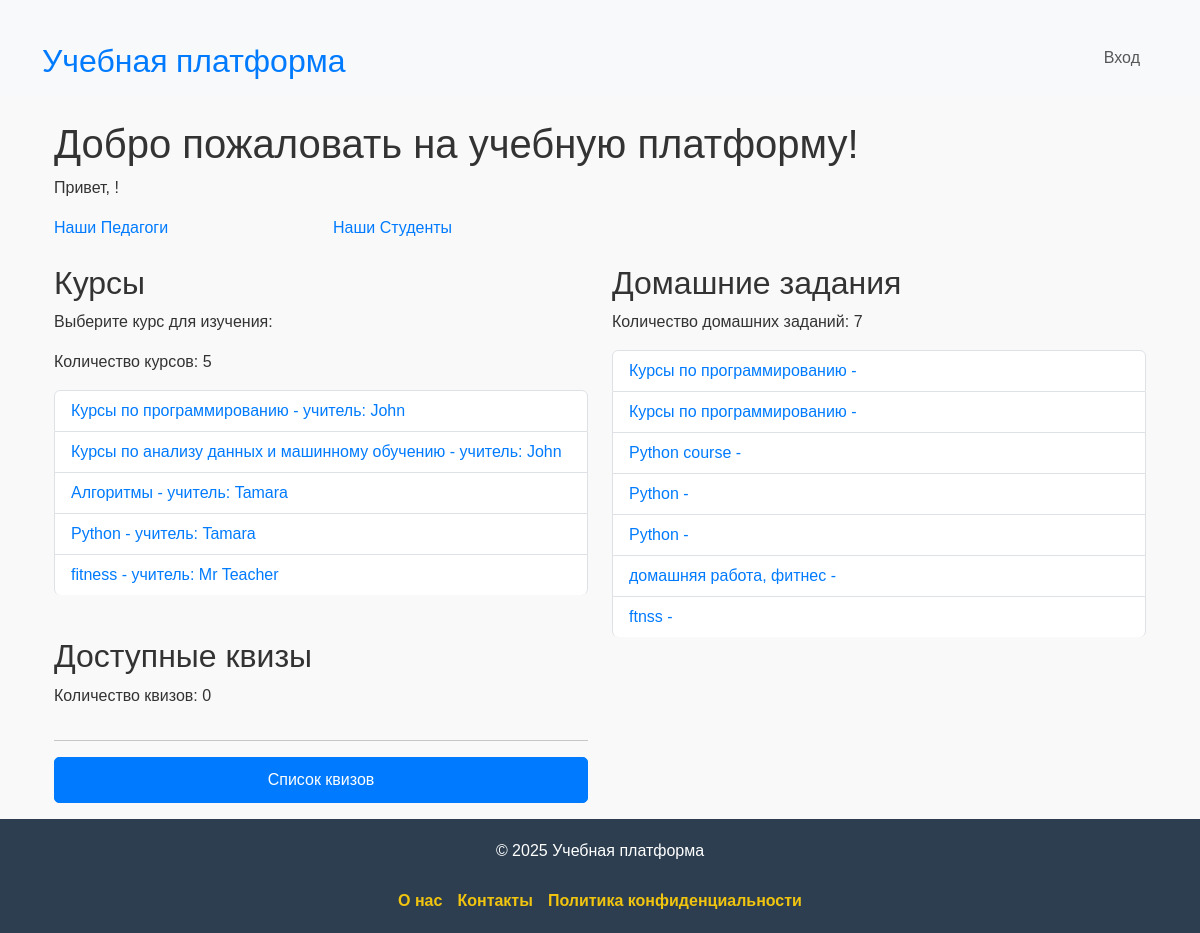
The page / on the database its author committed.
### online_courses/models.py (models this page shows, shortened)
class Course(models.Model):
    title = models.CharField(max_length=255)
    description = models.TextField(null=True, blank=True)
    teacher = models.ForeignKey(User, on_delete=models.SET_NULL, null=True, limit_choices_to={'role': 'teacher'}, related_name='courses_taught')
    students = models.ManyToManyField(User, related_name='enrolled_courses', blank=True, limit_choices_to={'role': 'student'})

class User(AbstractUser):
    ROLE_CHOICES = [
        ('student', 'Студент'),
        ('teacher', 'Преподаватель'),
        ('admin', 'Администратор')
    ]
    username = models.CharField(max_length=100, unique=True)
    email = models.EmailField(unique=True)
    role = models.CharField(max_length=20, choices=ROLE_CHOICES, default='student')
    def __str__(self):
        return self.username

class Homework(models.Model):
    title = models.CharField(max_length=255)
    description = models.TextField(null=True, blank=True)
    course = models.ForeignKey(Course, on_delete=models.CASCADE, related_name='homeworks')
    due_date = models.DateField()
    assigned_by = models.ForeignKey(User, on_delete=models.CASCADE, limit_choices_to={'role': 'teacher'}, related_name='assigned_homeworks')
    assigned_to = models.ForeignKey(User, on_delete=models.CASCADE, limit_choices_to={'role': 'student'}, related_name='homeworks', blank=True, null=True)

### online_courses/views.py (the view, shortened to what this page needs)
# urls.py: path('', home, name='home'),
def home(request):
    courses = Course.objects.all()
    homeworks = Homework.objects.all()
    lessons = Lesson.objects.none()
    quizzes = Quiz.objects.none()
    teachers = User.objects.filter(role='teacher')
    print()
    return render(request, 'home.html', {
        'courses': courses,
        'homeworks': homeworks,
        'lessons': lessons,
        'quizzes': quizzes,
        'homeworks': homeworks,
        'teachers': teachers,
    })

### online_courses/templates/home.html (shortened to what this page needs)
{% extends 'base.html' %}
{% block content %}
<div class="container mt-4">
    <h1>Добро пожаловать на учебную платформу!</h1>
    <p>Привет, {{ user.username }}!</p>
    <div class="row">
        <div class="mb-4 col-sm-3">
            <a href="{% url 'online_courses:teacher_list' %}">
                Наши Педагоги
            </a>
        </div>
        <div class="mb-4 col-sm-3" >
            <a href="{% url 'online_courses:student_list' %}">
                Наши Студенты
            </a>
        </div>
    </div>
    <div class="row">
        <div class="col-md-6 mb-2">
            <h2>Курсы</h2>
            <p>Выберите курс для изучения:</p>
            <p>Количество курсов: {{ courses|length }}</p>
            <ul class="list-group">
                {% for course in courses %}
                    <li class="list-group-item list-group-item-action">
                        <a href="{% url 'online_courses:course_detail' course.id %}" class="text-decoration-none">{{ course.title }} - учитель: {{ course.teacher }}</a>
                    </li>
                {% endfor %}
            </ul>
        </div>
        <div class="col-md-6">
            <h2>Домашние задания</h2>
            <p>Количество домашних заданий: {{ homeworks|length }}</p>
            <ul class="list-group">
                {% for homework in homeworks %}
                    <li class="list-group-item list-group-item-action">
                        <a href="{% url 'online_courses:review_homework' homework.id %}" class="text-decoration-none">{{ homework.title }} - {{ homework.course.name }}</a>
                    </li>
                {% empty %}
                    <li class="list-group-item list-group-item-action">Нет доступных домашних заданий.</li>
                {% endfor %}
            </ul>
        </div>
        <div class="col-md-6">
            <h2>Доступные квизы</h2>
            <p>Количество квизов: {{ quizzes|length }}</p>
            <hr>
            <p><a href="{% url 'online_courses:quiz_list' %}" class="btn btn-primary">Список квизов</a></p>
        </div>
    </div>
</div>
{% endblock %}

### online_courses/static/css/style.css (style rules this page uses)
:root { --primary-color: #007bff; --secondary-color: #0056b3; --text-color: #333; --background-color: #f9f9f9; --border-color: #ddd; --footer-background-color: #2c3e50; --footer-text-color: white; --footer-link-color: #f1c40f; }
body { font-family: Arial, sans-serif; min-height: 100vh; display: flex; flex-direction: column; background-color: var(--background-color); color: var(--text-color); }
h1, h2 { color: var(--text-color); }
.container { margin-top: 20px; }
.btn-primary { text-align: center; background-color: var(--primary-color); border-color: var(--primary-color); color: #fff; display: block; transition: all 0.3s ease-in-out; cursor: pointer; border-radius: 5px; padding: 10px 15px; }
a { color: var(--primary-color); text-decoration: none; transition: color 0.3s ease-in-out; }
ul { list-style-type: none; padding: 0; }
ul li { padding: 10px; border-bottom: 1px solid var(--border-color); }
ul li:last-child { border-bottom: none; }
ul li a { text-decoration: none; color: var(--primary-color); }

### rows shown on the page
Course: title "Курсы по программированию", teacher "John"
Course: title "Курсы по анализу данных и машинному обучению", teacher "John"
Course: title "Алгоритмы", teacher "Tamara"
Course: title "Python", teacher "Tamara"
Course: title "fitness", teacher "Mr Teacher"
Homework: title "Курсы по программированию"
Homework: title "Курсы по программированию"
Homework: title "Python course"
Homework: title "Python"
Homework: title "Python"
Homework: title "домашняя работа, фитнес"
Homework: title "ftnss"

### other values the page prints
{{ courses|length }} "5"
{{ homeworks|length }} "7"
{{ quizzes|length }} "0"
